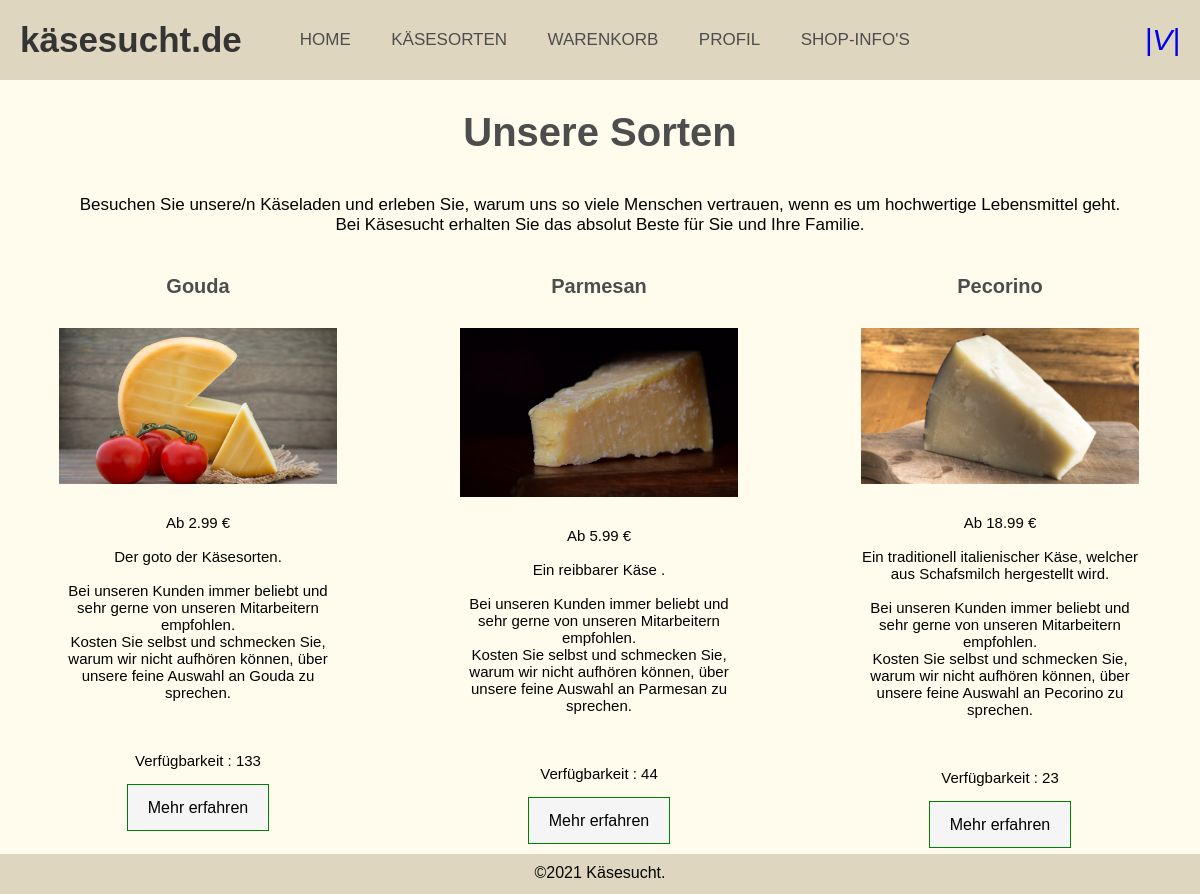
/index.php?c=pages&a=shop, run on the app's committed database.
### tables this page shows
CREATE TABLE IF NOT EXISTS `cheese` (
  `id` INT NOT NULL AUTO_INCREMENT,
  `createdAt` TIMESTAMP NOT NULL DEFAULT CURRENT_TIMESTAMP,
  `updatetAt` TIMESTAMP NULL DEFAULT NULL ON UPDATE CURRENT_TIMESTAMP,
  `cheeseName` VARCHAR(45) NOT NULL,
  `sort_id` INT NOT NULL,
  `price_id` INT NOT NULL,
  `qtyInStock` INT NOT NULL,
  `descrip` TINYTEXT NOT NULL,
  `recipe` TEXT NULL,
  `taste` VARCHAR(1) NOT NULL CHECK (taste = 'M' OR taste ='W'),
  `lactose` TINYINT(1) NOT NULL,
  `milkType` VARCHAR(1) NULL CHECK (milkType = 'B' OR milkType = 'K' OR milkType ='S' OR milkType = 'Z'),
  `rawMilk` TINYINT(1) NOT NULL,
  `pictureName` VARCHAR(50) NULL,
  CONSTRAINT UC_cheese UNIQUE (id),
  PRIMARY KEY (`id`, `sort_id`, `price_id`),
  CONSTRAINT `fk_cheese_sort`
    FOREIGN KEY (`sort_id`)
    REFERENCES `sort` (`id`)
    ON DELETE NO ACTION
    ON UPDATE NO ACTION,
  CONSTRAINT `fk_cheese_price1`
    FOREIGN KEY (`price_id`)
    REFERENCES `price` (`id`)
    ON DELETE NO ACTION
    ON UPDATE NO ACTION);

CREATE TABLE IF NOT EXISTS `price` (
  `id` INT NOT NULL AUTO_INCREMENT,
  `createdAt` TIMESTAMP NOT NULL DEFAULT CURRENT_TIMESTAMP,
  `updatetAt` TIMESTAMP NULL DEFAULT NULL ON UPDATE CURRENT_TIMESTAMP,
  `pricePerUnit` DECIMAL(7,2) NOT NULL,
  CONSTRAINT UC_price UNIQUE (id),
  PRIMARY KEY (`id`));

### core/model.class.php (called while the page is built, shortened)
<?php
abstract class Model
{
    protected $schema = [
    ];
    private $data = [
    ];
    public function __get($key)
    {
        if(array_key_exists($key,$this->data))
        {
            return $this->data[$key];
        }
        throw new \Exception('You can not access to property "'.$key.'" for the class "'.get_called_class().'"');
    }
    public function __set($key,$value)
    {
        if(array_key_exists($key,$this->schema))
        {
            $this->data[$key] = $value;
            return;
        }
        throw new \Exception('You can not write to property "'.$key.'" for the class "'.get_called_class().'"');
    }
    public static function tablename()
    {
        $class = get_called_class();
        if(defined($class.'::TABLENAME'))
        {
            return $class::TABLENAME;
        }
        return null;
    }
}

### models/cheeseFull.php (called while the page is built, shortened)
<?php
class ModelCheeseFull extends \kae\core\Model
{
  public static function find($where = '')
    {
        $db = $GLOBALS['db'];
        $result = null;
        try
        {
            $sql = 'SELECT cheese.id, cheese.createdAt, cheese.updatetAt, cheeseName, sort_id, price_id, qtyInStock, descrip, recipe, taste, lactose, milkType, rawMilk, pictureName, sortName, pricePerUnit FROM '.self::tablename().' JOIN sort ON cheese.sort_id = sort.id JOIN price ON cheese.price_id = price.id';
            $result = $db->query($sql)->fetchAll();
        }
        catch(\PDOException $e)
        {
            die('Select statement failed: '. $e->getMessage());
        }
        return $result;
    }
}

### controllers/pagesController.php (the view, shortened to what this page needs)
<?php
class PagesController extends \kae\core\Controller
{
	public function LoadProducts($filterStmt = '')
	{
        $array = FullProduct::find($filterStmt);
        echo('<div class="page_container">');
        foreach ($array as $key => $value) {
            $product = new FullProduct($array[$key]);
            $path = ASSETPATH.'images'.DIRECTORY_SEPARATOR.$product->__get('pictureName');
            echo('
			<div class="product_container">
		        <h2 class="product_title">'.$product->__get('cheeseName').'</h2>
		        <div class="product_descrip">
		        	<img class = "product_image" src="'.$path.'" alt="'.$product->__get('cheeseName').'">
		        </div><p class ="product_descrip" >
		            Ab '.$product->__get('pricePerUnit').' € <br><br>
		            '.$product->__get('descrip').'<br><br>
		            Bei unseren Kunden immer beliebt und sehr gerne von unseren Mitarbeitern empfohlen.<br> Kosten Sie selbst und schmecken Sie,
		            warum wir nicht aufhören können, über unsere feine Auswahl an '.$product->__get('cheeseName').' zu sprechen.<br><br> <br><br>Verfügbarkeit : '.$product->__get('qtyInStock').'
		        </p>
		        <div class ="product_btn">
		        	<form method="GET" name="id">
		            <a href="index.php?c=shopping&a=product&id='.$product->__get('id').'">Mehr erfahren</a>
		            </form>
		        </div>
		    </div>
		    ');
        }
        echo('</div>');
	}
}

### index.php (shortened to what this page needs)
<?php
require_once COREPATH.'controller.class.php';
require_once COREPATH.'model.class.php';
$controllerName = 'pages';
$actionName = 'index';
if(isset($_GET['c']))
{
    $controllerName = $_GET['c'];
}
if(isset($_GET['a']))
{
    $actionName = $_GET['a'];
}
if(file_exists(CONTROLLERSPATH.$controllerName.'Controller.php'))
{
    $controller = new $className($controllerName, $actionName);
    $actionMethod = 'action'.ucfirst($actionName);
    if(!method_exists($controller, $actionMethod))
    {
        header('Location: index.php?c=errors&a=error404');
        exit(0);
    }
    else
    {
        $controller->{$actionMethod}();
    }
}
else
{
    header('Location: index.php?c=errors&a=error404&error=nocontroller');
    exit(0);
}
?>
<!DOCTYPE html>
<html>
<head>
    <link rel="stylesheet" href="assets/stylesheets/styles.css">
    <link rel="stylesheet" href="assets/stylesheets/navBar.css">
</head>
<body>
        <?php
        $controller->render();
        ?>
</body>
</html>

### core/controller.class.php (shortened to what this page needs)
<?php
class Controller
{
	protected $controller = null;
	protected $action = null;
	protected $params = [];
	public function __construct($controller,$action)
	{
		$this->controller = $controller;
		$this->action = $action;
	}
	public function render()
	{
		$viewPath = VIEWSPATH.$this->controller.DIRECTORY_SEPARATOR.$this->action.'.php';
		extract($this->params);
		echo('<div id="wrapper">');
		include $viewPath;
		echo('</div>');
	}
}

### views/pages/shop.php (shortened to what this page needs)
<div class ="shop_title">
    <h1> Unsere Sorten</h1>
    <div class = "shop_text" >
        <p>
            Besuchen Sie unsere/n Käseladen und erleben Sie, warum uns so viele Menschen vertrauen, wenn es um hochwertige Lebensmittel geht.<br>
            Bei Käsesucht erhalten Sie das absolut Beste für Sie und Ihre Familie.
        </p>
    </div>
</div>
<?php
$this->LoadProducts();
?>

### assets/stylesheets/styles.css (style rules this page uses)
body { background-color: rgb(255, 252, 237); height: 100%; display: table; width: 100%; }
html, body { overflow: auto; }
#wrapper { min-height: calc(100vh - 8em - 12px); }
.shop_title { text-align: center; margin: 30px 10px 10px 10px; font-size: 20px; color: rgb(77, 77, 77); }
.shop_text { text-align: center; margin-top: 40px; font-size: 17px; color: black; }
.page_container { display: grid; grid-template-columns: 33% 33% 33%; grid-gap: 5px; margin-bottom: 20px; }
.product_container { width: 100%; height: auto; float: left; margin-top: 5%; }
.product_title { text-align: center; margin: 10px; font-size: 20px; color: rgb(77, 77, 77); }
.product_descrip { text-align: center; margin: 30px auto; font-size: 15px; color: black; width: 70%; }
.product_image { width: 100%; height : auto; margin : 30px auto; display: block; justify-content: center; align-content: center; }
.product_btn { width: 50%; margin-left: 25%; margin-top: 10px; text-align: center; }
.product_btn a { width: 100%; background-color: whitesmoke; color: black; border: 1px solid green; padding: 14px 20px; }
.footer { width: 100%; height: 40px; background-color: rgb(223, 214, 191); margin: 20px 0px 0px 0px; overflow: hidden; position: relative; padding-top: 10px; bottom: 0; text-align: center; }

### assets/stylesheets/navBar.css (style rules this page uses)
* { padding: 0; margin: 0; text-decoration: none; list-style: none; box-sizing: border-box; }
body { font-family: Arial, Helvetica, sans-serif; }
nav { background: rgb(223, 214, 191); height: 80px; width: 100%; }
label.logo a { color: rgb(53, 52, 52); font-size: 35px; line-height: 80px; float: left; padding: 0 20px; font-weight: bold; }
nav ul { float: left; margin-left: 20px; }
nav ul li { display: inline-block; line-height: 80px; margin: 0 5px; }
nav ul li a { color: rgb(77, 77, 77); font-size: 17px; text-transform: uppercase; padding: 30px 13px; border-radius: 5px; }
.menu, .login { font-size: 30px; color: grey; float: left; line-height: 80px; cursor: pointer; }
.login { float: right; margin-right: 20px; }

### data on the page
cheese: cheeseName "Gouda", pictureName+cheeseName (picture), price.pricePerUnit "2.99", descrip "Der goto der Käsesorten.", qtyInStock "133"
cheese: cheeseName "Parmesan", pictureName (picture), price.pricePerUnit "5.99", descrip "Ein reibbarer Käse .", qtyInStock "44"
cheese: cheeseName "Pecorino", pictureName (picture), price.pricePerUnit "18.99", descrip "Ein traditionell italienischer Käse, welcher aus Schafsmilch hergestellt wird.", qtyInStock "23"
